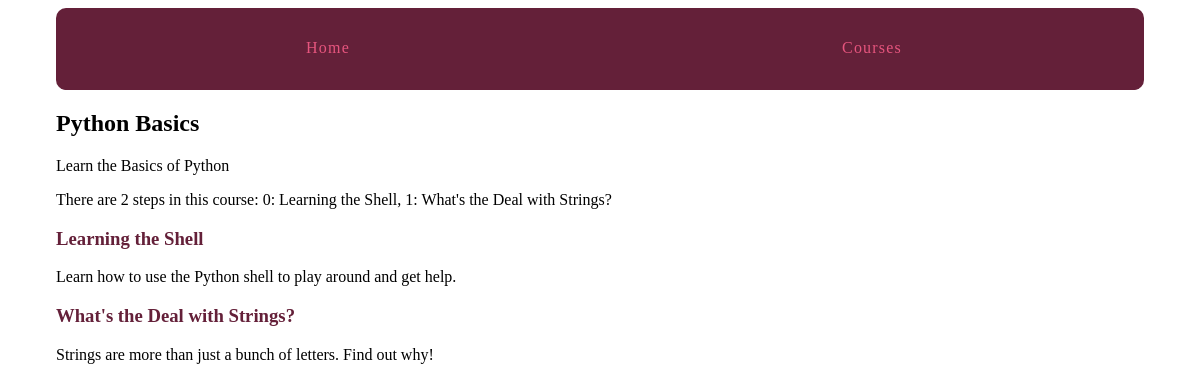
The page /courses/1/ on the database as committed earlier.
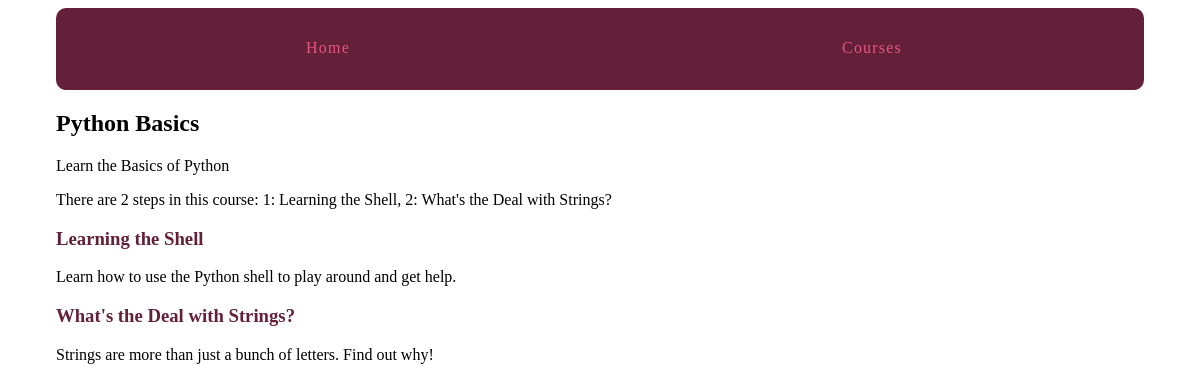
The same page on the database as committed later.
### courses/models.py (models this page shows, shortened)
class Course(models.Model): #extend from base Model class
    created_at = models.DateTimeField(auto_now_add = True)
    title = models.CharField(max_length = 255)
    description = models.TextField()

class Step(models.Model):
    title = models.CharField(max_length = 255)
    description = models.TextField()
    order = models.IntegerField(default=0)
    course = models.ForeignKey(Course)
    content = models.TextField(blank = True, default = "")
    class Meta:
        ordering = ['order',]   #handles ordering
    def __str__(self):
        return ('{}: {}'.format(self.order, self.title))

### courses/views.py (the view)
# urls.py: url(r'(?P<pk>\d+)/$', views.course_detail, name='detail'),
def course_detail(request, pk):
    course = get_object_or_404(Course, pk = pk)
    return render(request, 'courses/course_detail.html', {'course': course})

### courses/templates/courses/course_detail.html (shortened to what this page needs)
{% extends "layout.html" %}
{% block content%}
<article class="">
  <h2>{{ course.title }}</h2>
  {{ course.description}}
  <p> There are {{ course.step_set.count }} step{{ course.step_set.count|pluralize }} in this course: {{ course.step_set.all|join:", "}}</p>
  <section>
    {% for step in course.step_set.all %}
      <h3><a href="{% url 'courses:step' course_pk=step.course.pk step_pk=step.pk %}">{{step.title}}</a></h3>
        {{step.description}}
    {% endfor %}
  </section>
</article>
{% endblock%}

Rows that differ between the two databases and show on the page:
changed through a linked row, Course "Python Basics": step_set.all "0: Learning the Shell, 1: What's the Deal with Strings?" → "1: Learning the Shell, 2: What's the Deal with Strings?"
